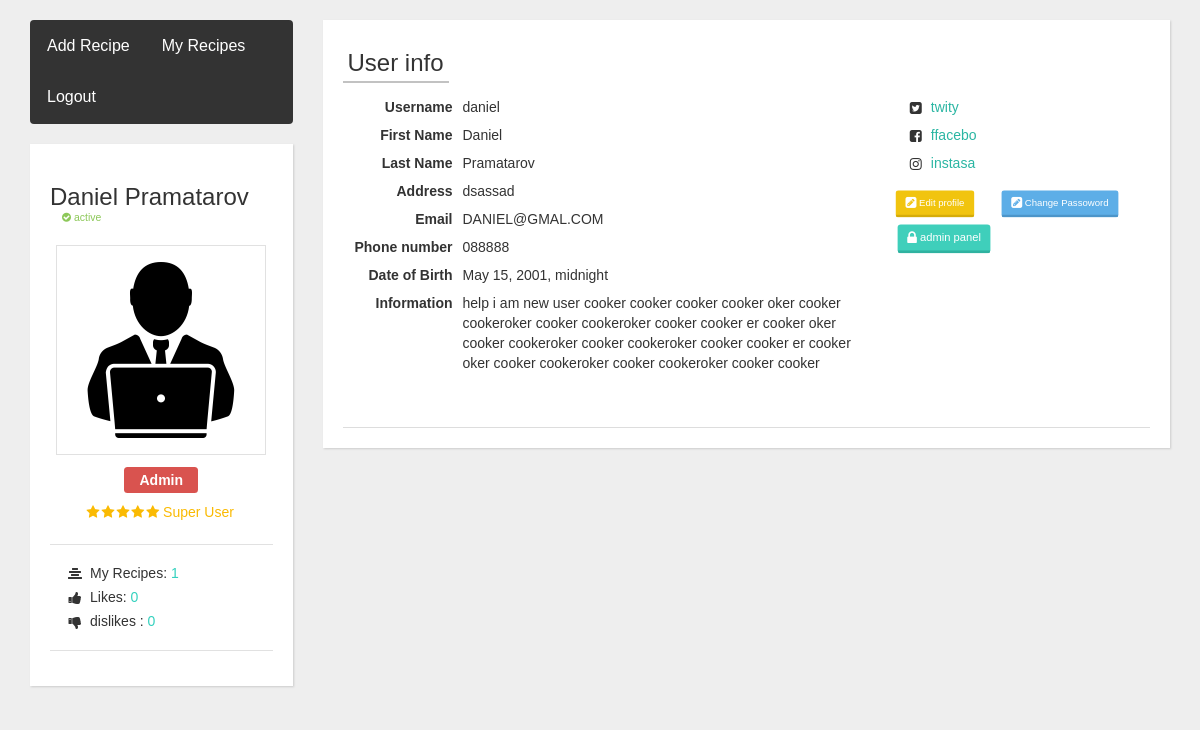
Page /account/profile/ (signed in) on the committed database.
### accounts/models.py (models this page shows)
class UserProfile(models.Model):
    firstname = models.CharField(max_length=255, null=True)
    info = models.TextField(max_length=500, null=True)
    lastname = models.CharField(max_length=255, null=True)
    data_of_birth = models.DateTimeField(null=True)
    profile_image = models.ImageField( upload_to="profiles/")
    Phone_number = models.CharField(max_length=200, null=True)
    Email = models.EmailField(max_length=200, null=True)
    adress = models.CharField(max_length=200, null=True)
    facebook_url = models.CharField(max_length=200, null=True)
    instagram_url = models.CharField(max_length=200, null=True)
    twitter_url = models.CharField(max_length=200, null=True)
    user = models.OneToOneField(User, on_delete=models.CASCADE, null=True)

### accounts/views.py (the view)
# urls.py: path('profile/',User_Profile,name='User_Profile'),
def User_Profile(request):
    profile = ""
    UserProfiles = UserProfile.objects.all()
    for prof in UserProfiles:
        if request.user == prof.user:
            profile = prof
    recipe_count = Item.objects.all()
    current_user_count_recipes = 0
    status = ""
    all_recipes = Item.objects.all()
    users_recipes = []
    dislikes = 0
    likes = 0
    for recipe in all_recipes:
        if recipe.user_name == request.user:
            likes += recipe.likes.count()
            dislikes += recipe.Dislikes.count()
            users_recipes.append(recipe)
    if recipe_count != 0:
        for recipe in recipe_count:
            if recipe.user_name ==  profile.user:
                current_user_count_recipes += 1
    if request.user.is_active:
        status = "active"
    else:
        status = "offline"
    context = {
        'profile': profile,
        'count': current_user_count_recipes,
        'status':status,
        'user_recipes': users_recipes,
        'likes':likes,
        'dislikes':dislikes,
    }
    return render(request, 'User_profiles.html', context)

### templates/User_profiles.html (shortened to what this page needs)
<!DOCTYPE html>
<html lang="en">
<head>
    <link href="http://netdna.bootstrapcdn.com/bootstrap/3.3.7/css/bootstrap.min.css" rel="stylesheet">
</head>
<body>
	{% load static %}
<link href="https://maxcdn.bootstrapcdn.com/font-awesome/4.3.0/css/font-awesome.min.css" rel="stylesheet">
<div class="container bootstrap snippets bootdeys">
    <div class="row" id="user-profile">
		<div class="col-lg-3 col-md-4 col-sm-4">
			{%  include 'delnavbar.html' %}
			<div class="main-box clearfix">
                <h3>{{ profile.firstname }}  {{ profile.lastname }} </h3>
                <div class="profile-status">
                    <i class="fa    fa-check-circle"></i>  {{ status }}
                </div>
                {% if profile.profile_image %}
                <img src="{{ profile.profile_image.url }} " alt="no images" class="profile-img img-responsive center-block">
                {% else %}
                <img src="{% static 'images/profiles/default_image.png' %}" alt="no images" class="profile-img img-responsive center-block">
                {% endif %}
                <div class="profile-label">
                    {% if user.is_superuser %}
                    <span class="label label-danger">Admin</span>
                    {% else %}
                    <span class="label label-danger">User</span>
                    {% endif %}
                </div>
                <div class="profile-stars">
					{% if user.is_superuser %}
                    <i class="fa fa-star"></i>
                    <i class="fa fa-star"></i>
                    <i class="fa fa-star"></i>
                    <i class="fa fa-star"></i>
					<i class="fa fa-star"></i>
					<span>Super User</span>
					{% endif %}
                </div>
                <div class="profile-details">
                    <ul class="fa-ul">
                        <li> <i class="fa-li fa fa-align-center"></i>My Recipes: <span>{{count}}</span></li>
                        <li><i class="fa-li fa fa-thumbs-up"></i>Likes: <span>{{likes}}</span></li>
                        <li> <i class="fa-li fa fa-thumbs-down"></i>dislikes : <span>{{dislikes}}</span></li>
                    </ul>
                </div>
            </div>
        </div>
        <div class="col-lg-9 col-md-8 col-sm-8">
            <div class="main-box clearfix">
                <div class="profile-header">
					<h3><span>User info</span></h3>
                </div>
                <div class="row profile-user-info">
					<div class="col-sm-8">
						<div class="profile-user-details clearfix">
                            <div class="profile-user-details-label">
                               Username
                            </div>
                            <div class="profile-user-details-value">
                                {{ profile.user }}
                            </div>
                        </div>
                        <div class="profile-user-details clearfix">
                            <div class="profile-user-details-label">
                                First Name
                            </div>
                            <div class="profile-user-details-value">
                                {{ profile.firstname }}
                            </div>
                        </div>
                        <div class="profile-user-details clearfix">
                            <div class="profile-user-details-label">
                                Last Name
                            </div>
                            <div class="profile-user-details-value">
                                {{ profile.lastname }}
                            </div>
                        </div>
                        <div class="profile-user-details clearfix">
                            <div class="profile-user-details-label">
                                Address
                            </div>
                            <div class="profile-user-details-value">
                                {{ profile.adress }}
                            </div>
                        </div>
                        <div class="profile-user-details clearfix">
                            <div class="profile-user-details-label">
                                Email
                            </div>
                            <div class="profile-user-details-value">
                                {{ profile.Email }}
                            </div>
                        </div>
                        <div class="profile-user-details clearfix">
                            <div class="profile-user-details-label">
                                Phone number
                            </div>
                            <div class="profile-user-details-value">
                                {{ profile.Phone_number  }}
                            </div>
                        </div>
                        <div class="profile-user-details clearfix">
                            <div class="profile-user-details-label">
                               Date of Birth
                            </div>
                            <div class="profile-user-details-value">
                                {{ profile.data_of_birth  }}
                            </div>
						</div>
						<div class="profile-user-details clearfix">
                            <div class="profile-user-details-label">
                                Information
                            </div>
                            <div class="profile-user-details-value">
											<div class="description"><asp:Literal ID="lblDescription" runat="server">{{ profile.info}}</asp:Literal></div>
                            </div>
                        </div>
                    </div>
                    <div class="col-sm-4 profile-social">
                        <ul class="fa-ul">
                            <li><i class="fa-li fa fa-twitter-square"></i><a href="#">{{ profile.twitter_url }}</a></li>
                            <li><i class="fa-li fa fa-facebook-square"></i><a href="#"> {{ profile.facebook_url }}</a></li>
                            <li><i class="fa-li fa fa-instagram"></i><a href="#">{{ profile.instagram_url }}</a></li>
                        </ul>
                    </div>
						<link href="/static/css/buttons/buttons.css " rel="stylesheet">
							<a href="{% url 'accounts:edit_profile'  %}" class="btn btn-warning btn-xs btn-radius">
								<i class="fa fa-pencil-square fa-lg"></i> Edit profile
							</a>
							<a href="{% url 'accounts:change_password'  %}" class="btn btn-info btn-xs btn-radius">
								<i class="fa fa-pencil-square fa-lg"></i> Change Passoword
							</a>
							{% if request.user.is_superuser %}
							<a href="/admin" class="btn btn-primary btn-radius">
								<i class="fa fa-lock fa-lg"></i> admin panel
							</a>
							{% endif %}
						</div>
                <div class="tabs-wrapper profile-tabs">
                    <ul class="nav nav-tabs">
                    </ul>
                    </div>
                </div>
            </div>
        </div>
    </div>
</body>
</html>

### static/css/buttons.css (style rules this page uses)
a.btn { -webkit-transform: scale(0.8); -moz-transform: scale(0.8); -o-transform: scale(0.8); -webkit-transition-duration: 0.5s; -moz-transition-duration: 0.5s; -o-transition-duration: 0.5s; }

### templates/User_profiles.html (style rules this page uses)
body { margin-top:20px; background:#eee; }
h3 > span { border-bottom: 2px solid #C2C2C2; display: inline-block; padding: 0 5px 5px; }
#user-profile .profile-status { font-size: 0.75em; padding-left: 12px; margin-top: -10px; padding-bottom: 10px; color: #8dc859; }
#user-profile .profile-img { border: 1px solid #e1e1e1; padding: 4px; margin-top: 10px; margin-bottom: 10px; }
#user-profile .profile-label { text-align: center; padding: 5px 0; }
#user-profile .profile-label .label { padding: 5px 15px; font-size: 1em; }
#user-profile .profile-stars { color: #FABA03; padding: 7px 0; text-align: center; }
#user-profile .profile-stars > i { margin-left: -2px; }
#user-profile .profile-details { padding: 15px 0; border-top: 1px solid #e1e1e1; border-bottom: 1px solid #e1e1e1; margin: 15px 0; }
#user-profile .profile-details ul { padding: 0; margin-top: 0; margin-bottom: 0; margin-left: 40px; }
#user-profile .profile-details ul > li { margin: 3px 0; line-height: 1.5; }
#user-profile .profile-details ul > li > i { padding-top: 2px; }
#user-profile .profile-details ul > li > span { color: #34d1be; }
#user-profile .profile-header { position: relative; }
#user-profile .profile-header > h3 { margin-top: 10px }
#user-profile .profile-tabs { margin-top: 30px; }
#user-profile .profile-user-info { padding-bottom: 20px; }
#user-profile .profile-user-info .profile-user-details { position: relative; padding: 4px 0; }
#user-profile .profile-user-info .profile-user-details .profile-user-details-label { width: 110px; float: left; bottom: 0; font-weight: bold; left: 0; position: absolute; text-align: right; top: 0; width: 110px; padding-top: 4px; }
#user-profile .profile-user-info .profile-user-details .profile-user-details-value { margin-left: 120px; }
#user-profile .profile-social li { padding: 4px 0; }
#user-profile .profile-social li > i { padding-top: 6px; }
.main-box { background: #FFFFFF; -webkit-box-shadow: 1px 1px 2px 0 #CCCCCC; -moz-box-shadow: 1px 1px 2px 0 #CCCCCC; -o-box-shadow: 1px 1px 2px 0 #CCCCCC; -ms-box-shadow: 1px 1px 2px 0 #CCCCCC; box-shadow: 1px 1px 2px 0 #CCCCCC; margin-bottom: 16px; padding: 20px; }
.btn { border: none; padding: 6px 12px; border-bottom: 4px solid; -webkit-transition: border-color 0.1s ease-in-out 0s, background-color 0.1s ease-in-out 0s; transition: border-color 0.1s ease-in-out 0s, background-color 0.1s ease-in-out 0s; outline: none; }
.btn-info { background-color: #5daee7; border-color: #4c95c9; }
.btn-primary { background-color: #3fcfbb; border-color: #2fb2a0; }
.btn-warning { background-color: #f1c40f; border-color: #d5ac08; }
a { color: #2bb6a3; outline: none !important; }

### templates/delnavbar.html (style rules this page uses)
body { font-family: Arial, Helvetica, sans-serif; }

### rows in the picture
UserProfile: firstname "Daniel", lastname "Pramatarov", profile_image (picture), user "daniel", adress "dsassad", Email "DANIEL@GMAL.COM", Phone_number "088888", data_of_birth "May 15, 2001, midnight", info "help i am new user cooker cooker cooker cooker oker cooker cookeroker cooker cookeroker cooker cooker er cooker oker cooker cookeroker cooker cookeroker cooker cooker er cooker oker cooker cookeroker cooker cookeroker cooker cooker", twitter_url "twity", facebook_url "ffacebo", instagram_url "instasa"

### other values in the picture
{{ status }} "active"
{{ count }} "1"
{{ likes }} "0"
{{ dislikes }} "0"
